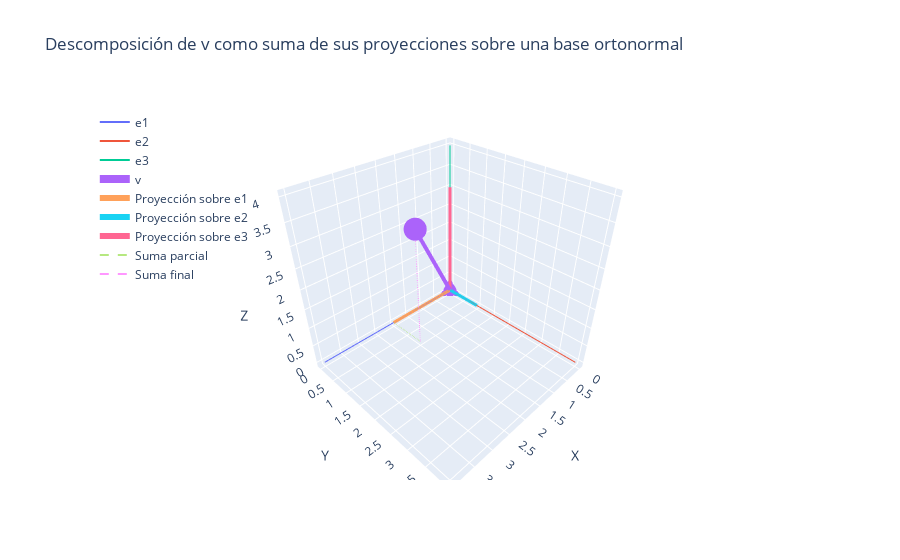

Notebook code cell kept with this figure:
### Markdown cell above
# Ejemplo 3  

Veamos un ejemplo concreto del teorema en (\mathbb{R}^3) y su visualización con Plotly.

---

# Ejemplo en (\mathbb{R}^3)

Tomemos la base ortonormal canónica:

$$
B={e_1,e_2,e_3},\qquad
e_1=(1,0,0),; e_2=(0,1,0),; e_3=(0,0,1).
$$

Sea el vector

$$
v=(2,1,3)\in\mathbb{R}^3.
$$

## Proyecciones de (v) sobre cada vector de la base

Como la base es ortonormal:

$$
\operatorname{proj}_{\langle e_i\rangle}(v)=(v\cdot e_i)e_i.
$$

Calculamos:

[
v\cdot e_1=2,\quad
v\cdot e_2=1,\quad
v\cdot e_3=3.
]

Por tanto,

[
\operatorname{proj}*{\langle e_1\rangle}(v)=2e_1=(2,0,0),
]
[
\operatorname{proj}*{\langle e_2\rangle}(v)=1e_2=(0,1,0),
]
[
\operatorname{proj}_{\langle e_3\rangle}(v)=3e_3=(0,0,3).
]

## Descomposición del vector

[
v=(2,0,0)+(0,1,0)+(0,0,3).
]

Es decir,

[
v=\sum_{i=1}^3 (v\cdot e_i)e_i,
]

que es exactamente el enunciado del teorema.

---

# Visualización con Plotly

El siguiente script muestra:

* los ejes coordenados (base ortonormal),
* el vector (v),
* sus tres proyecciones sobre los ejes,
* y la interpretación geométrica de la suma.

```python

### Code cell
import numpy as np
import plotly.graph_objects as go

# =========================
# Base ortonormal canónica
# =========================
e1 = np.array([1,0,0])
e2 = np.array([0,1,0])
e3 = np.array([0,0,1])

# Vector v
v = np.array([2,1,3])

# Proyecciones
proj1 = np.dot(v,e1)*e1
proj2 = np.dot(v,e2)*e2
proj3 = np.dot(v,e3)*e3

# =========================
# Crear figura
# =========================
fig = go.Figure()

# Ejes coordenados (base ortonormal)
axis_range = 4
fig.add_trace(go.Scatter3d(x=[0,axis_range], y=[0,0], z=[0,0],
                           mode='lines', name='e1'))
fig.add_trace(go.Scatter3d(x=[0,0], y=[0,axis_range], z=[0,0],
                           mode='lines', name='e2'))
fig.add_trace(go.Scatter3d(x=[0,0], y=[0,0], z=[0,axis_range],
                           mode='lines', name='e3'))

# Vector v
fig.add_trace(go.Scatter3d(
    x=[0,v[0]], y=[0,v[1]], z=[0,v[2]],
    mode='lines+markers',
    line=dict(width=8),
    name='v'
))

# Proyecciones
fig.add_trace(go.Scatter3d(
    x=[0,proj1[0]], y=[0,proj1[1]], z=[0,proj1[2]],
    mode='lines',
    line=dict(width=6),
    name='Proyección sobre e1'
))

fig.add_trace(go.Scatter3d(
    x=[0,proj2[0]], y=[0,proj2[1]], z=[0,proj2[2]],
    mode='lines',
    line=dict(width=6),
    name='Proyección sobre e2'
))

fig.add_trace(go.Scatter3d(
    x=[0,proj3[0]], y=[0,proj3[1]], z=[0,proj3[2]],
    mode='lines',
    line=dict(width=6),
    name='Proyección sobre e3'
))

# Construcción tipo "suma vectorial" (paralelepípedo)
fig.add_trace(go.Scatter3d(
    x=[proj1[0], proj1[0]+proj2[0]],
    y=[proj1[1], proj1[1]+proj2[1]],
    z=[proj1[2], proj1[2]+proj2[2]],
    mode='lines',
    line=dict(dash='dash'),
    name='Suma parcial'
))

fig.add_trace(go.Scatter3d(
    x=[proj1[0]+proj2[0], v[0]],
    y=[proj1[1]+proj2[1], v[1]],
    z=[proj1[2]+proj2[2], v[2]],
    mode='lines',
    line=dict(dash='dash'),
    name='Suma final'
))

# =========================
# Layout
# =========================
fig.update_layout(
    title="Descomposición de v como suma de sus proyecciones sobre una base ortonormal",
    scene=dict(
        xaxis_title='X',
        yaxis_title='Y',
        zaxis_title='Z',
        aspectmode='cube'
    ),
    legend=dict(x=0.02, y=0.98)
)

fig.show()

### Figure 1 — Plotly figure (JSON) as saved in the notebook; plotly's stock layout.template omitted (floating-point values rounded to 4 significant figures)
{"data": [{"mode": "lines", "name": "e1", "type": "scatter3d", "x": [0, 4], "y": [0, 0], "z": [0, 0]}, {"mode": "lines", "name": "e2", "type": "scatter3d", "x": [0, 0], "y": [0, 4], "z": [0, 0]}, {"mode": "lines", "name": "e3", "type": "scatter3d", "x": [0, 0], "y": [0, 0], "z": [0, 4]}, {"line": {"width": 8}, "mode": "lines+markers", "name": "v", "type": "scatter3d", "x": [0, 2], "y": [0, 1], "z": [0, 3]}, {"line": {"width": 6}, "mode": "lines", "name": "Proyección sobre e1", "type": "scatter3d", "x": [0, 2], "y": [0, 0], "z": [0, 0]}, {"line": {"width": 6}, "mode": "lines", "name": "Proyección sobre e2", "type": "scatter3d", "x": [0, 0], "y": [0, 1], "z": [0, 0]}, {"line": {"width": 6}, "mode": "lines", "name": "Proyección sobre e3", "type": "scatter3d", "x": [0, 0], "y": [0, 0], "z": [0, 3]}, {"line": {"dash": "dash"}, "mode": "lines", "name": "Suma parcial", "type": "scatter3d", "x": [2, 2], "y": [0, 1], "z": [0, 0]}, {"line": {"dash": "dash"}, "mode": "lines", "name": "Suma final", "type": "scatter3d", "x": [2, 2], "y": [1, 1], "z": [0, 3]}], "layout": {"legend": {"x": 0.02, "y": 0.98}, "scene": {"aspectmode": "cube", "xaxis": {"title": {"text": "X"}}, "yaxis": {"title": {"text": "Y"}}, "zaxis": {"title": {"text": "Z"}}}, "title": {"text": "Descomposición de v como suma de sus proyecciones sobre una base ortonormal"}}}
